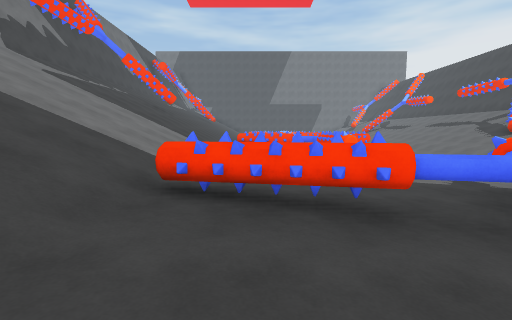
view 1 (above)

23 first-person views from a walk through a scene from a Unity 3-D project. The camera is 1.4 m above the floor, tilts 6° down and sees 85° across. The floor is counted in squares, 2 m on a side. Each view is taken from the middle of a square. On the plan, view 1 faces up. The plan holds only what a view shows up to about 9 squares ahead; the rest is blank. The place goes on beyond the plan. The player character is not drawn.

view 2
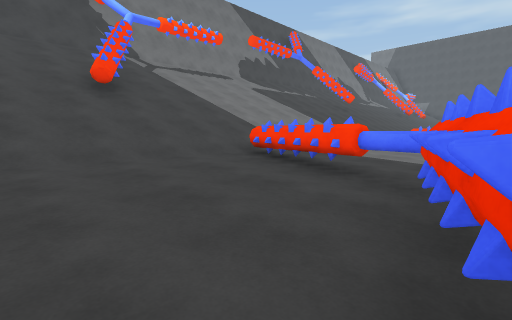

view 3
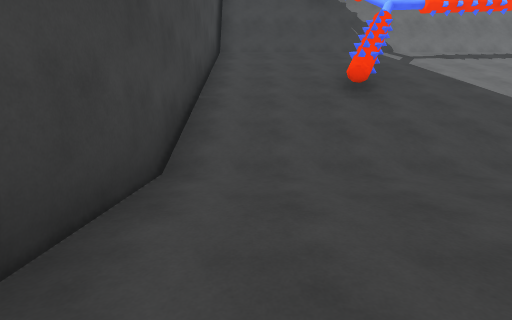

view 4
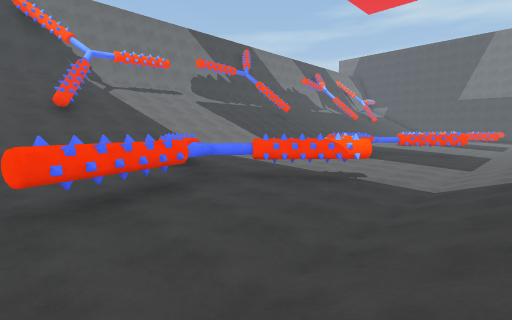

view 5
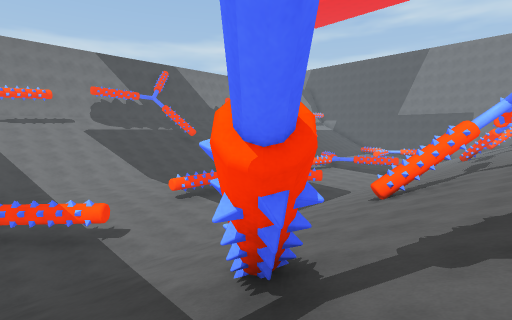

view 6
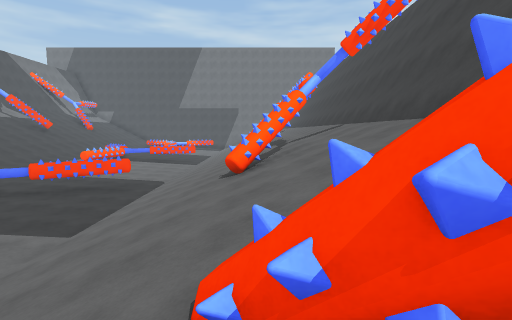

view 7
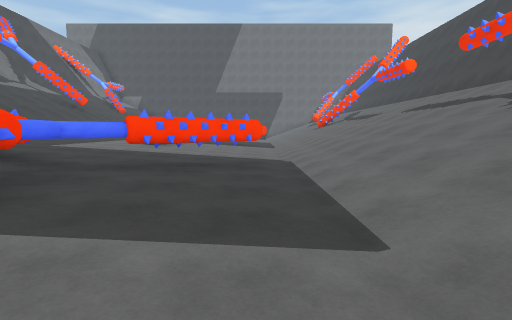

view 8
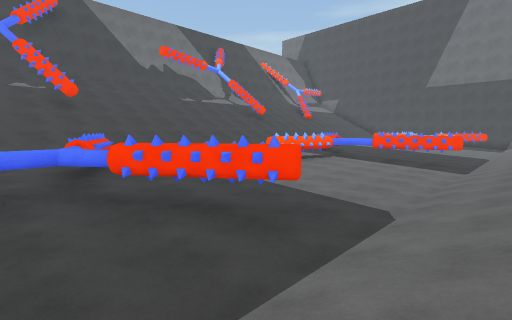

view 9
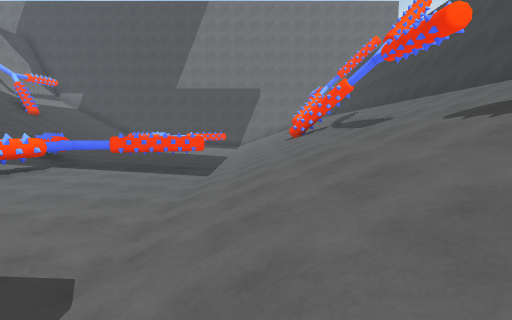

view 10
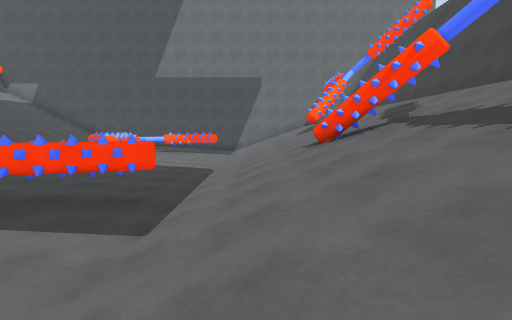

view 11
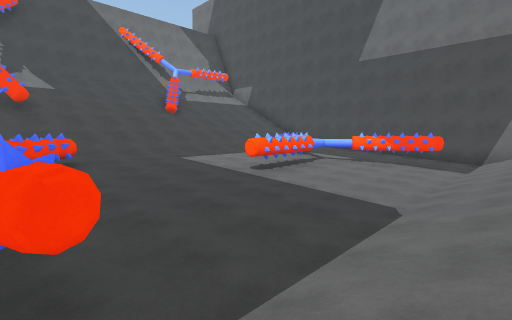

view 12
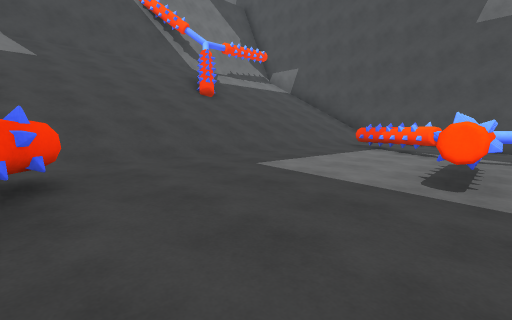

view 13
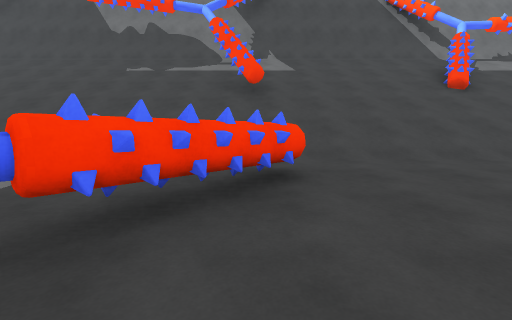

view 14
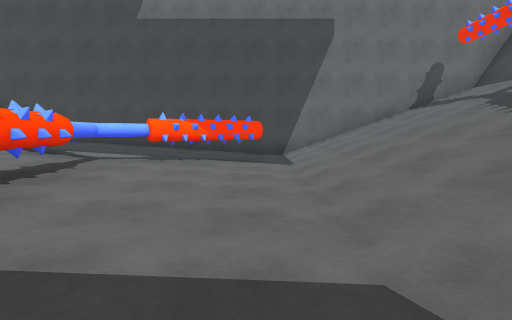

view 15
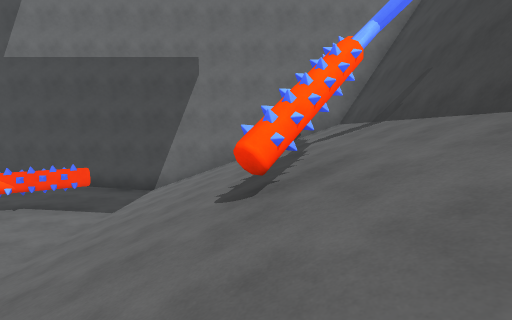

view 16
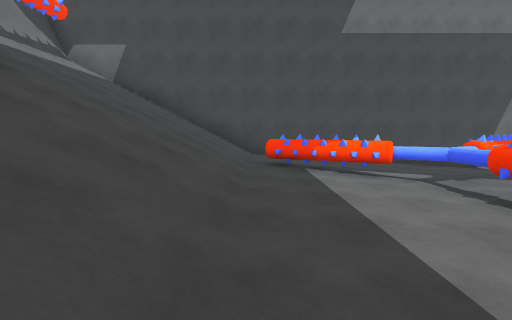

view 17
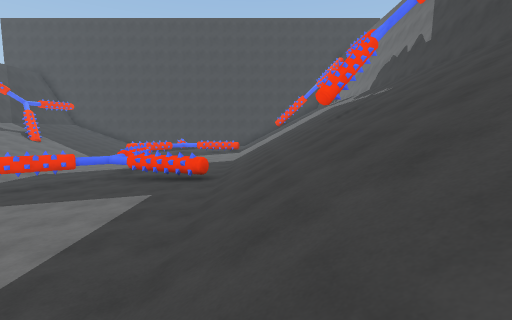

view 18
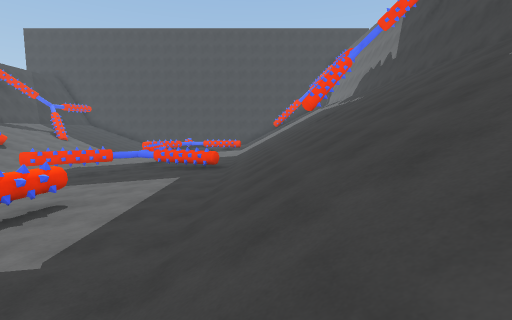

view 19
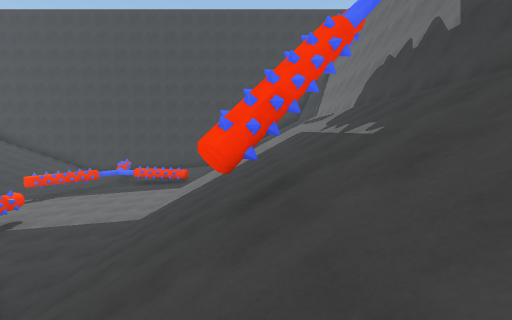

view 20
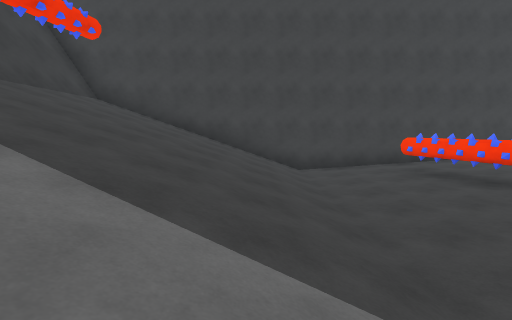

view 21
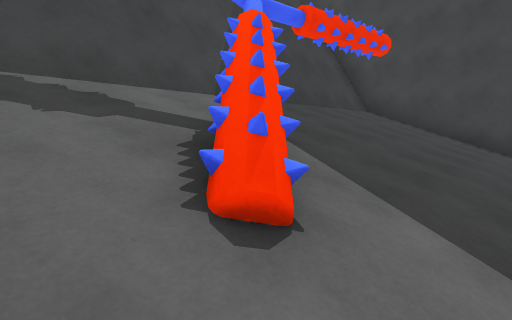

view 22
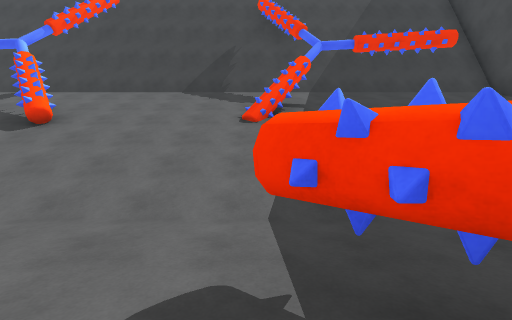

view 23
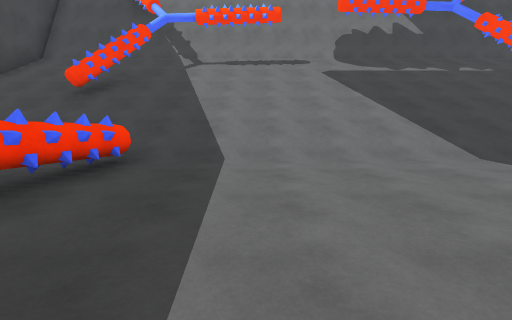

### Floor plan
Key: @ floor where view 1 was taken; # wall or solid block; . main floor; : floor 0.25 m higher than the main floor; - floor 0.25 m lower than the main floor; + floor 0.5 m higher than the main floor; * floor 0.75 m higher than the main floor; / step, stairs or slope; = window, fence, low wall or low ledge; ^ raised ledge; T thing the floor can be seen under or through.
Columns run from 7 left of view 1 to 12 right of it. Each row starts with its distance up from view 1.
 32 ####################
 31 #/////*+::..-//////#
 30 #/////*+::..-//////#
 29  /////*^#:###//////#
 28  /////*+^^^.-//////#
 27  /#///*+:^#.-////=/#
 26  /#^//*+:^#.-///#//#
 25 #/////*+:##.-//////#
 24 #/////*+::..-//////#
 23 #/////*+::..-//////#
 22 #/////*+::..-//////#
 21  //#//*^#:..-///#//#
 20  /////*+^:###//////#
 19  /////*+:^#.-//////#
 18  /////*+:^..-//////#
 17  /////*+:^..-//////#
 16 #/////*+:#..-//////#
 15 #/////*+::..-//////#
 14 #/////*+::..-//////#
 13 #/////*+::..T//////#
 12 #//#//*^#:TT-//////#
 11 #/////*+^^..-//////#
 10 #/////*+:^#.-///##/#
  9 #/////*+:=#.-//////#
  8 #/////*+:=#.-//////#
  7 #/////*+::..-//////#
  6 #/////*+::..-//////#
  5 #/////*+::..-///=#/#
  4 #/////*+::TT-////#/#
  3 #/////#=^:^.-//////#
  2 #/#///*+:^..-//////#
  1 #/##//*+:T^.-//////#
  0 #/////*@::T.-//////#
 -1 #/////*+::..-//////#
 -2 ####################

Where each view was taken, in squares from view 1:
view 1: 0 up, 0 right, facing up
view 2: 1 down, 3 right, facing up-left
view 3: 1 down, 2 right, facing left
view 4: 1 down, 7 right, facing up-left
view 5: 3 up, 11 right, facing up-left
view 6: 4 up, 9 right, facing up
view 7: 7 up, 5 right, facing up
view 8: 10 up, 7 right, facing up-left
view 9: 12 up, 7 right, facing up
view 10: 16 up, 7 right, facing up
view 11: 20 up, 7 right, facing up-left
view 12: 21 up, 3 right, facing up-left
view 13: 21 up, 3 right, facing left
view 14: 23 up, 5 right, facing up
view 15: 23 up, 9 right, facing up
view 16: 23 up, 1 left, facing up
view 17: 19 up, 2 left, facing down
view 18: 21 up, 2 left, facing down
view 19: 15 up, 4 left, facing down
view 20: 6 up, 7 right, facing down
view 21: 6 up, 8 right, facing down-right
view 22: 5 up, 3 right, facing right
view 23: 5 up, 3 right, facing left
